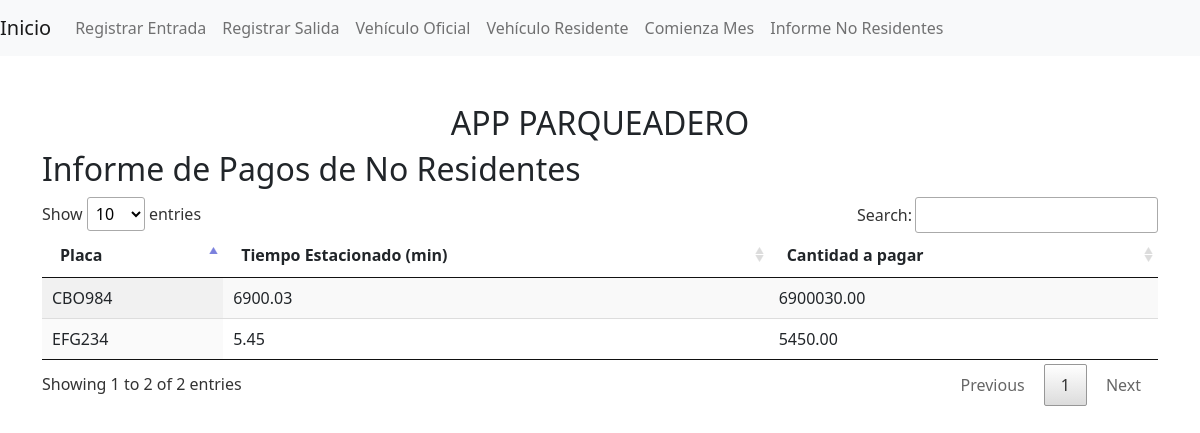
/informe_pagos_no_residentes.php, run on the app's committed database.
### tables this page shows
CREATE TABLE `salidas` (
  `idsalida` int(11) NOT NULL,
  `placa` varchar(10) NOT NULL,
  `fecha2` timestamp NOT NULL DEFAULT current_timestamp(),
  `idtipo` int(11) NOT NULL,
  `diferencia` float NOT NULL DEFAULT 0,
  `valor_pago` decimal(10,2) NOT NULL DEFAULT 0.00
);

### informe_pagos_no_residentes.php (the view, shortened to what this page needs)
<?php
require 'conexion.php';
include 'index.php';
$sql = "SELECT placa,diferencia,valor_pago FROM salidas WHERE idtipo=3 ";
$resultado = $mysqli->query($sql);
?>
<!DOCTYPE html>
<html>
<head>
	<link rel="stylesheet" href="css/bootstrap.css">
	<link rel="stylesheet" href="css/bootstrap.min.css">
	<link rel="stylesheet" href="css/jquery.dataTables.min.css">
</head>
<body>
	<div class="container">
		<div class="row">
			<h2>Informe de Pagos de No Residentes</h2>
			<table id="tabla" class="display" style="width: 100%">
				<thead>
					<tr>
						<th>Placa</th>
						<th>Tiempo Estacionado (min)</th>
						<th>Cantidad a pagar</th>
					</tr>
				</thead>
				<tbody>
					<?php while ($fila = mysqli_fetch_array($resultado)) { ?>
					<tr>
						<td><?php echo strtoupper($fila['placa']); ?></td>
						<td><?php echo $fila['diferencia']; ?></td>
						<td><?php echo $fila['valor_pago']; ?></td>
					</tr>
				<?php } ?>
				</tbody>
			</table>
		</div>
	</div>
</body>
</html>

### data on the page
salidas: placa "CBO984", diferencia "6900.03", valor_pago "6900030.00"
salidas: placa "EFG234", diferencia "5.45", valor_pago "5450.00"
